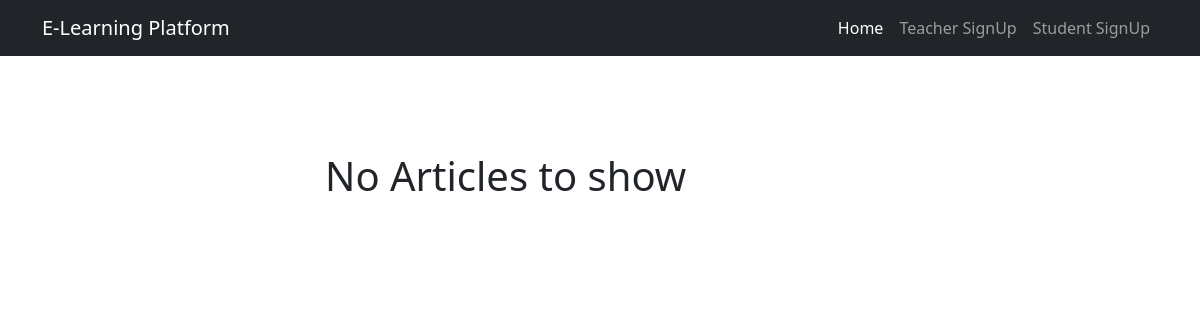
/article_home/, run on an earlier commit of the app's database.
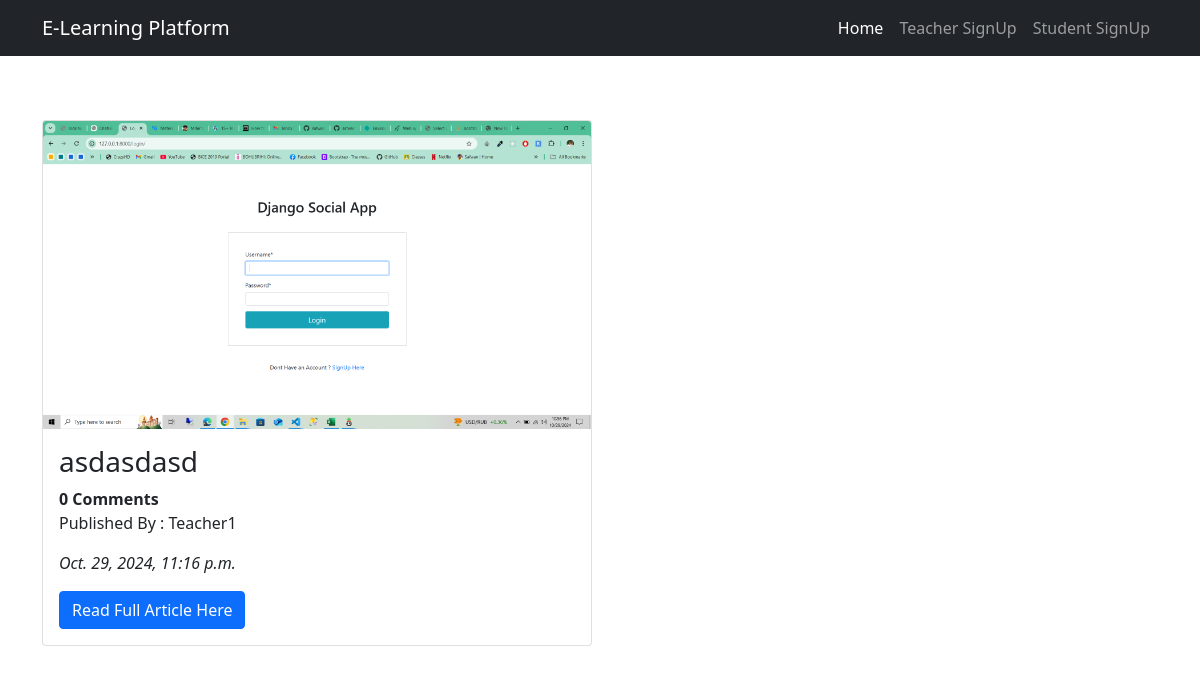
And on a later commit of the database.
### App_Article/models.py (models this page shows, shortened)
class Article(models.Model):
    author=models.ForeignKey(Teacher,on_delete=models.CASCADE,related_name='article_author')
    title=models.CharField(max_length=264,verbose_name='Put A Title')
    slug=models.SlugField(max_length=264,unique=True)
    content=models.TextField(verbose_name='Write Article Contents Here..')
    article_image=models.ImageField(verbose_name='Choose an Image',upload_to='article_images')
    publish_date=models.DateTimeField(auto_now_add=True)
    update_date=models.DateTimeField(auto_now=True)
    class Meta:
        ordering=('-publish_date',)
        verbose_name_plural='Article'
        db_table = 'Article'

### App_Login/models.py (models this page shows, shortened)
class Teacher(models.Model):
    user=models.OneToOneField(User,on_delete=models.CASCADE,related_name='teacher')
    instituion=models.CharField(max_length=264,blank=True)
    date_joined=models.DateTimeField(auto_now_add=True)
    class Meta:
        verbose_name_plural='Teacher'
        db_table = 'Teacher'
    def __str__(self):
        return self.user.username

class User(AbstractBaseUser,PermissionsMixin):
    email=models.EmailField(unique=True,null=False)
    username=models.CharField(max_length=264)
    full_name=models.CharField(max_length=264,blank=True)
    address_1=models.TextField(max_length=264,blank=True)
    phone=models.CharField(max_length=20,blank=True)
    is_student=models.BooleanField(default=False)
    is_teacher=models.BooleanField(default=False)
    is_staff=models.BooleanField(
        gettext_lazy('staff_status'),default=False,help_text='Determines Whether They Can Log in this Site or not'
    )
    is_active=models.BooleanField(
        gettext_lazy('active'),default=True,help_text='Determines Whether their Account Status is Active or not'
    )
    USERNAME_FIELD='email'
    REQUIRED_FIELDS=['username']
    objects=MyuserManager()
    class Meta:
        verbose_name_plural='User'
        db_table = 'User'

### App_Article/views.py (the view)
# urls.py: path('',views.mainhome,name='home'),
class home(ListView,LoginRequiredMixin):
    model=models.Article
    context_object_name='articles'
    template_name='App_Article/Home.html'

### templates/App_Article/Home.html
{% extends "Base.html" %}
{% block body_block %}
  <div class="row row-cols-1 row-cols-md-2 g-3 my-5">
    {% for article in articles %}
    <div class="col">
      <div class="card">
        <img src="/media/{{article.article_image}}" class="card-img-top" alt="{{article.title}}/image" title="{{article.title}}">
        <div class="card-body">
          <h3 class="card-title">{{article.title}}</h3>
          <strong class="my-2">  {{article.article_comment.count}} Comments  </strong>
          <p class="card-text"><a> Published By : {{article.author}}</a></p>
          <p class="card-text"><em>{{article.publish_date}}</em></p>
          <a href="{% url 'App_Article:view_article' slug=article.slug %}" class="btn btn-primary">Read Full Article Here</a>
        </div>
      </div>
    </div>
    <br>
    <br>
    {% empty %}
    <h1 class="my-5 mx-auto">No Articles to show</h1>
    {% endfor %}
    </div>
{% endblock body_block %}

### templates/Base.html (shortened to what this page needs)
<!doctype html>
<html lang="en">
<head>
    <link href="https://cdn.jsdelivr.net/npm/bootstrap@5.0.0-beta1/dist/css/bootstrap.min.css" rel="stylesheet"
>
</head>
<body>
    <nav class="navbar navbar-expand-lg navbar-dark bg-dark">
        <div class="container">
            <a class="navbar-brand" href="{% url 'App_Article:home' %}">E-Learning Platform</a>
            <div class="collapse navbar-collapse" id="navbarSupportedContent">
                <ul class="navbar-nav ms-auto mb-2 mb-lg-0">
                    <li class="nav-item">
                        <a class="nav-link active" aria-current="page" href="{% url 'App_Article:home' %}">Home</a>
                    </li>
                    {% if user.is_authenticated and user.is_student %}
                    <li class="nav-item">
                        <a class="nav-link" href="{% url 'App_Login:s_profile' %}">Student Profile</a>
                    </li>
                    <li class="nav-item">
                        <a class="nav-link" href="{% url 'App_Quiz:allQuizes' %}">View Quizes</a>
                    </li>
                    <li class="nav-item">
                        <a class="nav-link" href="{% url 'App_Login:logout' %}">Logout</a>
                    </li>
                    {% else %}
                    <li class="nav-item">
                        <a class="nav-link" href="{% url 'App_Login:tsignup' %}">Teacher SignUp</a>
                    </li>
                    <li class="nav-item">
                        <a class="nav-link" href="{% url 'App_Login:ssignup' %}">Student SignUp</a>
                    </li>
                    {% endif %}
            </div>
        </div>
    </nav>
    <div class="container">
        {% block body_block %}
        {% endblock body_block %}
    </div>
</body>
</html>

What changed in the data, as far as the page shows it:
added Article: article_image (picture), title "asdasdasd", article_comment.count "0", author "Teacher1", publish_date "Oct. 29, 2024, 11:16 p.m."
Also different on the page:
text no longer shown: "No Articles to show"
